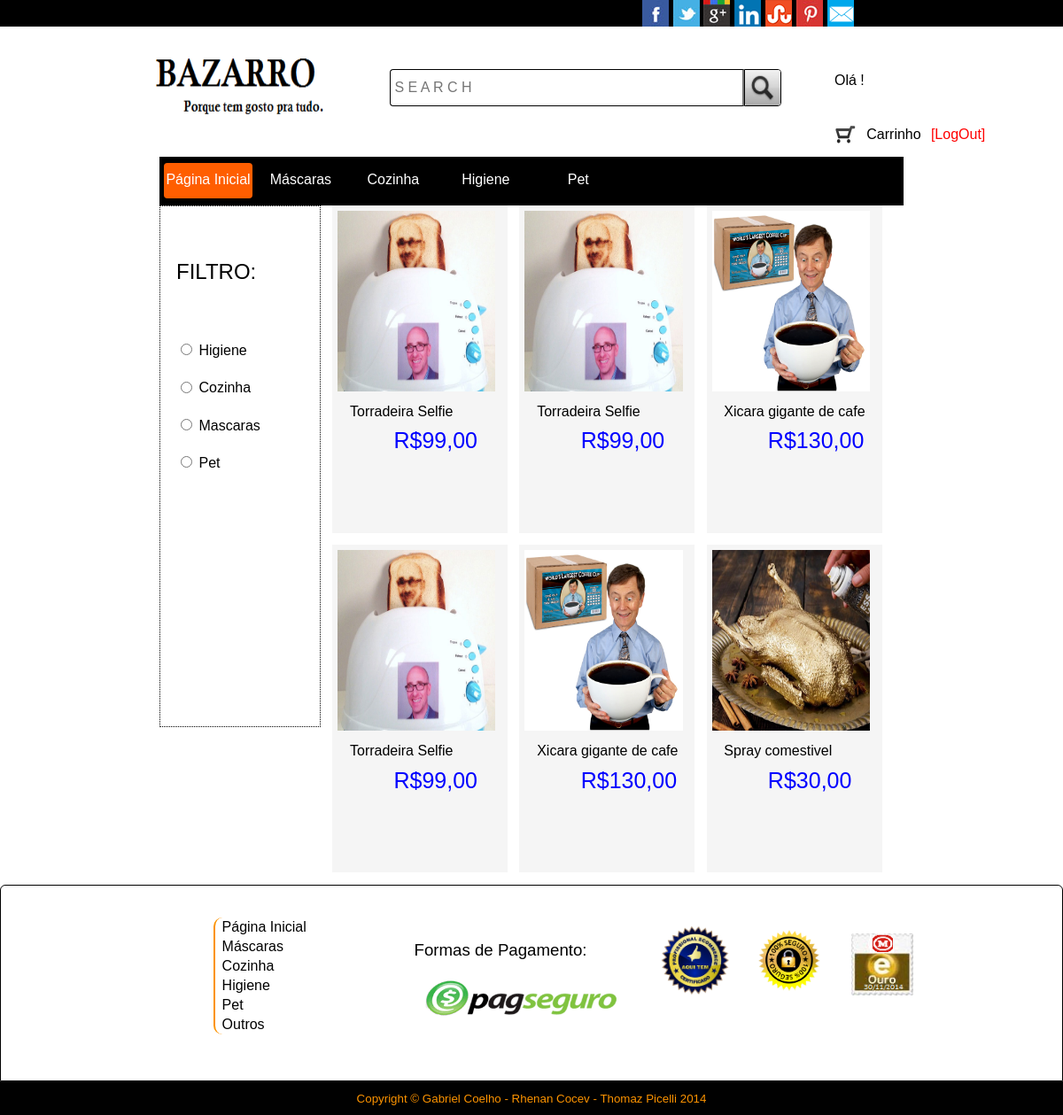
Page /categoria.php?x=cozinha on the committed database.
### tables this page shows
CREATE TABLE `produto` (
  `codpro` int(11) NOT NULL,
  `nome` varchar(60) DEFAULT NULL,
  `valor` float DEFAULT NULL,
  `imagem` varchar(200) DEFAULT NULL,
  `descricao` varchar(500) DEFAULT NULL,
  `facebook` varchar(255) DEFAULT NULL,
  `comentario` varchar(255) DEFAULT NULL,
  `categoria` varchar(50) DEFAULT NULL,  
  PRIMARY KEY (`codpro`)
);

### categoria.php (the view, shortened to what this page needs)
<!DOCTYPE html>
<html lang="pt-br">
	<head>
		<link rel="stylesheet" type="text/css" href="css/padrao.css"/>
		<link rel="stylesheet" type="text/css" href="css/index.css"/>
	</head>
	<body>
		<header>
                    <?php include 'header.php';
                          include 'conecta_mysql.php'; ?>
		</header>
		<aside>
                    <br><br><p>    FILTRO:</p><br>
                    <form>
                        <input type="radio" name="filtro" value="Higiene"/> Higiene <br> <br>
                        <input type="radio" name="filtro" value="Cozinha"/> Cozinha <br><br>
                        <input type="radio" name="filtro" value="Mascaras"/> Mascaras <br><br>
                        <input type="radio" name="filtro" value="Pet"/> Pet <br>
                    </form>
                    <br><br><br><br><br><br><br><br><br><br><br><br><br><br><br>
		</aside>
		    <section>
                        <?php
                        $y = $_GET['x'];
                        $sql = "SELECT * FROM produto WHERE categoria = '$y'";
                        $resp = mysqli_query ($conexao , $sql);$registro = array();
                        while ($registro = mysql_fetch_array($resp)) {
                            $row[] = $registro;
                            foreach ($row as $registro) {
                                $cod  = $registro['codpro'];
                                $foto = $registro['imagem'];
                                $nome = $registro['nome'];
                                $valor = $registro['valor'];
                        ?>
                        <a class='item' method="GET" href="produto.php?x=<?php echo $cod; ?>">
                            <img alt='produto <?php echo $i ?>' src='<?php echo $foto; ?>' />
                            <p class='nome'><?php echo $nome; ?></p>
                            <p class='preco'><?php echo "R$". $valor .",00"; ?></P>
                         </a>
                        <?php } } ?>
		</section>
		<footer>
                    <?php include 'footer.php';
                    mysqli_close($conexao); ?>
		</footer>
	</body>
</html>

### css/padrao.css (style rules this page uses)
body { background-color: #ffffff; background-size: cover; background-position: center center; background-repeat: no-repeat; background-attachment: fixed; margin: 0px; font-family: arial, verdana; color: #000; text-align: justify; }
footer { clear: left; font-size: 12pt; width: auto; }

### css/index.css (style rules this page uses)
aside { margin-left: 15%; border: 1px black dotted; width: 15%; height: auto; float: left; }
aside p { margin-left: 10%; font-size: 18pt; }
aside form { margin: 10%; }
aside form input { margin-top: 5%; }
section { width: 55%; height: auto; float: left; }
.item { background-color: #F5F5F5; margin: 0% 0% 2% 2%; width: 30%; height: 370px; float: left; text-decoration: none; }
.item img { margin: 3% 0% 0% 3%; width: 90%; height: 55%; }
.item .nome { margin: 5% 0% 0% 10%; font-size: 16px; color: black; }
.item .preco { margin: 5% 0% 0% 35%; font-size: 25px; color: blue; }

### rows in the picture
produto: imagem (picture), nome "Torradeira Selfie", valor "99"
produto: imagem (picture), nome "Xicara gigante de cafe", valor "130"
produto: imagem (picture), nome "Spray comestivel", valor "30"
